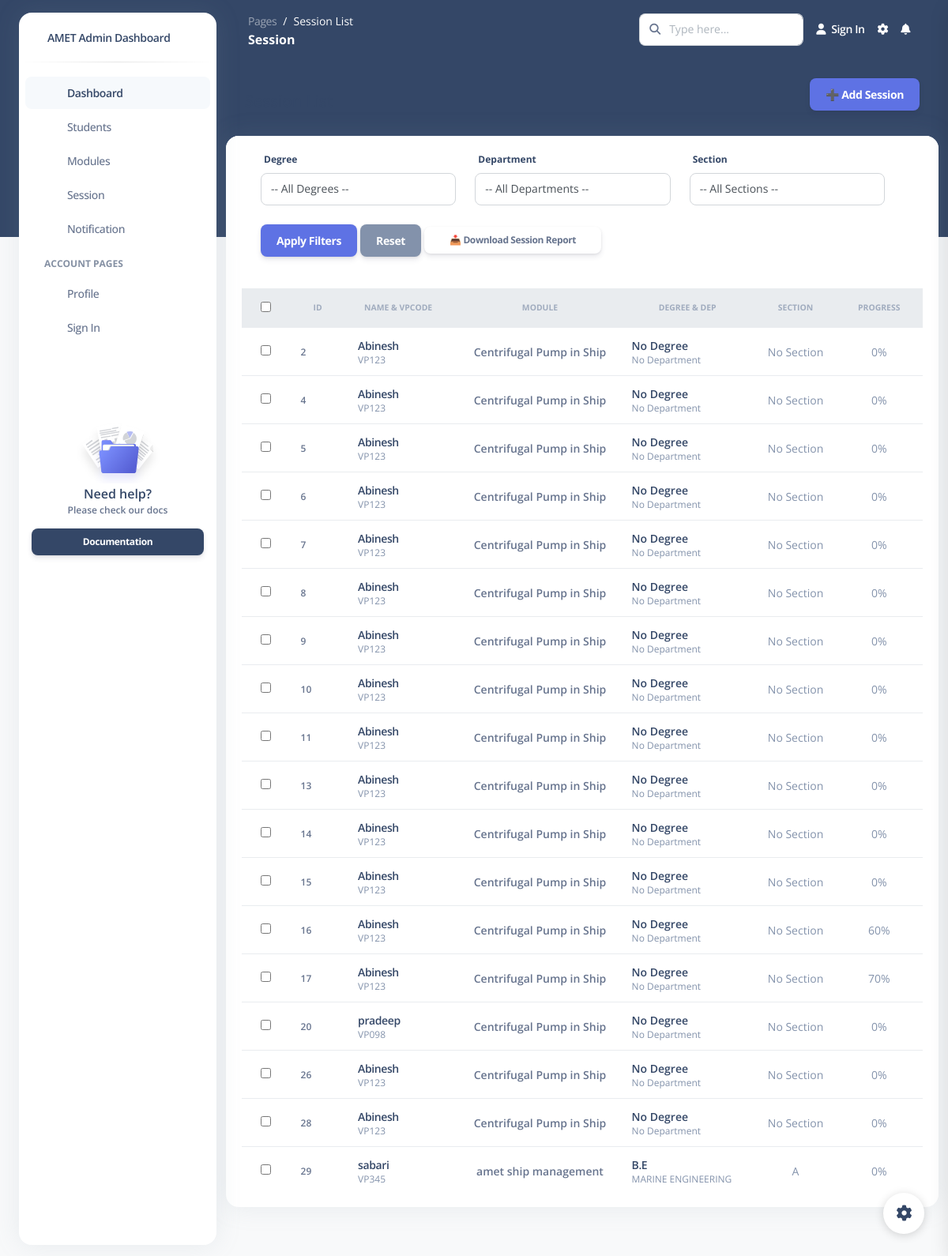
The page /sessions/ on the database as committed earlier.
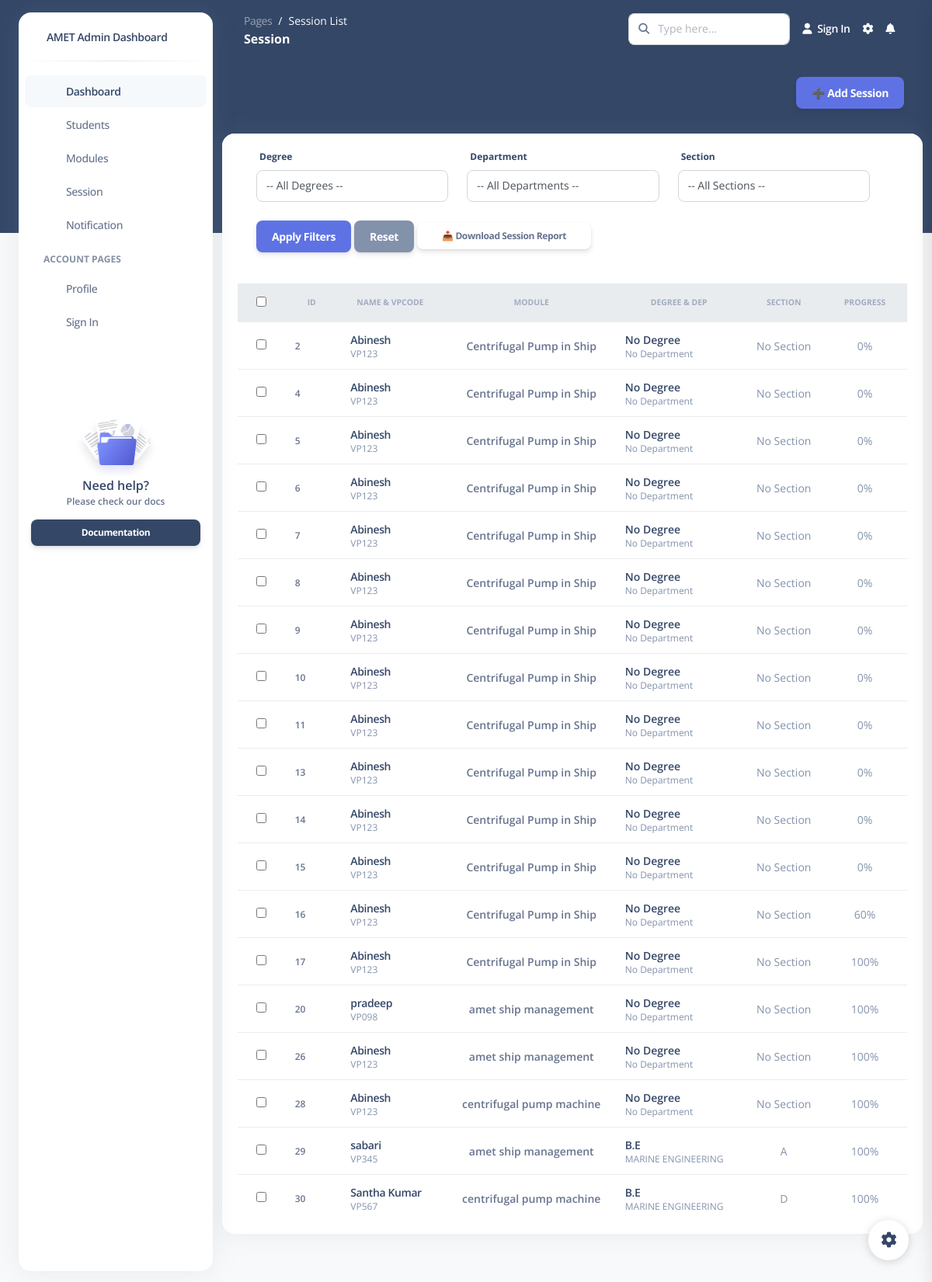
The same page on the database as committed later.
### students/models.py (models this page shows, shortened)
class Session(models.Model):
    student = models.ForeignKey(Student, on_delete=models.CASCADE)
    module = models.ForeignKey(Module, on_delete=models.CASCADE)
    check_in = models.DateTimeField(auto_now_add=True)
    check_out = models.DateTimeField(null=True, blank=True)
    progress = models.IntegerField(default=0)

class Student(models.Model):
    name = models.CharField(max_length=100)
    degree = models.ForeignKey(Degree, on_delete=models.SET_NULL, null=True, blank=True)
    department = models.ForeignKey(Department, on_delete=models.SET_NULL, null=True, blank=True,default=1)
    section = models.ForeignKey(Section, on_delete=models.SET_NULL, null=True, blank=True)
    email = models.EmailField(unique=True, null=True, blank=True)
    vp_code = models.CharField(max_length=20, unique=True)
    created_at = models.DateTimeField(default=timezone.now)

class Module(models.Model):
    name = models.CharField(max_length=100)
    description = models.TextField(null=True, blank=True)
    created_at = models.DateTimeField(default=timezone.now)

class Degree(models.Model):
    name = models.CharField(max_length=100)

class Department(models.Model):
    degree = models.ForeignKey(Degree, on_delete=models.CASCADE)
    name = models.CharField(max_length=100)

class Section(models.Model):
    department = models.ForeignKey(Department, on_delete=models.CASCADE)
    section = models.CharField(max_length=10)

### students/views.py (the view)
# urls.py: path('sessions/', sessions_list, name='sessions_list'),
def sessions_list(request):
    sessions = Session.objects.select_related(
    'student',
    'student__degree',
    'student__department',
    'student__section',
    'module'
).all()
    context = {
        'sessions': sessions,
    }
    return render(request, 'sessions_list.html', context)

### students/templates/sessions_list.html (shortened to what this page needs)
{% load static %}
<!DOCTYPE html>
<html lang="en">
<head>
  <link href="https://demos.creative-tim.com/argon-dashboard-pro/assets/css/nucleo-icons.css" rel="stylesheet" />
  <link href="https://demos.creative-tim.com/argon-dashboard-pro/assets/css/nucleo-svg.css" rel="stylesheet" />
  <link id="pagestyle" href="{% static 'css/argon-dashboard.css' %}" rel="stylesheet" />
</head>
<body class="g-sidenav-show   bg-gray-100">
  <div class="min-height-300 bg-dark position-absolute w-100"></div>
  <aside class="sidenav bg-white navbar navbar-vertical navbar-expand-xs border-0 border-radius-xl my-3 fixed-start ms-4 " id="sidenav-main">
    <div class="sidenav-header">
      <a class="navbar-brand m-0" href="{% url 'admin_dashboard' %}"  >
        <span class="ms-1 font-weight-bold">AMET Admin Dashboard</span>
      </a>
    </div>
    <hr class="horizontal dark mt-0">
    <div class="collapse navbar-collapse  w-auto " id="sidenav-collapse-main">
      <ul class="navbar-nav">
        <li class="nav-item">
          <a class="nav-link active" href="{% url 'admin_dashboard' %}">
            <div class="icon icon-shape icon-sm border-radius-md text-center me-2 d-flex align-items-center justify-content-center">
            </div>
            <span class="nav-link-text ms-1">Dashboard</span>
          </a>
        </li>
        <li class="nav-item">
          <a class="nav-link " href="{% url 'student_profile' %}">
            <div class="icon icon-shape icon-sm border-radius-md text-center me-2 d-flex align-items-center justify-content-center">
            </div>
            <span class="nav-link-text ms-1">Students</span>
          </a>
        </li>
        <li class="nav-item">
          <a class="nav-link " href="{% url 'module_list' %}">
            <div class="icon icon-shape icon-sm border-radius-md text-center me-2 d-flex align-items-center justify-content-center">
            </div>
            <span class="nav-link-text ms-1">Modules</span>
          </a>
        </li>
        <li class="nav-item">
          <a class="nav-link " href="{% url 'sessions_list' %}">
            <div class="icon icon-shape icon-sm border-radius-md text-center me-2 d-flex align-items-center justify-content-center">
            </div>
            <span class="nav-link-text ms-1">Session</span>
          </a>
        </li>
        <li class="nav-item">
          <a class="nav-link " href="">
            <div class="icon icon-shape icon-sm border-radius-md text-center me-2 d-flex align-items-center justify-content-center">
            </div>
            <span class="nav-link-text ms-1">Notification</span>
          </a>
        </li>
        <li class="nav-item mt-3">
          <h6 class="ps-4 ms-2 text-uppercase text-xs font-weight-bolder opacity-6">Account pages</h6>
        </li>
        <li class="nav-item">
          <a class="nav-link " href="">
            <div class="icon icon-shape icon-sm border-radius-md text-center me-2 d-flex align-items-center justify-content-center">
            </div>
            <span class="nav-link-text ms-1">Profile</span>
          </a>
        </li>
        <li class="nav-item">
          <a class="nav-link " href="{% url 'admin_login' %}">
            <div class="icon icon-shape icon-sm border-radius-md text-center me-2 d-flex align-items-center justify-content-center">
            </div>
            <span class="nav-link-text ms-1">Sign In</span>
          </a>
        </li>
      </ul>
    </div>
    <div class="sidenav-footer mx-3 ">
      <div class="card card-plain shadow-none" id="sidenavCard">
        <img class="w-50 mx-auto" src="{% static 'asset/img copy/illustrations/icon-documentation.svg' %}" alt="sidebar_illustration">
        <div class="card-body text-center p-3 w-100 pt-0">
          <div class="docs-info">
            <h6 class="mb-0">Need help?</h6>
            <p class="text-xs font-weight-bold mb-0">Please check our docs</p>
          </div>
        </div>
      <a href="" target="_blank" class="btn btn-dark btn-sm w-100 mb-3">Documentation</a>
    </div>
  </aside>
  <main class="main-content position-relative border-radius-lg ">
    <nav class="navbar navbar-main navbar-expand-lg px-0 mx-4 shadow-none border-radius-xl " id="navbarBlur" data-scroll="false">
      <div class="container-fluid py-1 px-3">
        <nav aria-label="breadcrumb">
          <ol class="breadcrumb bg-transparent mb-0 pb-0 pt-1 px-0 me-sm-6 me-5">
            <li class="breadcrumb-item text-sm"><a class="opacity-5 text-white" href="javascript:;">Pages</a></li>
            <li class="breadcrumb-item text-sm text-white active" aria-current="page">Session List</li>
          </ol>
          <h6 class="font-weight-bolder text-white mb-0">Session</h6>
        </nav>
        <div class="collapse navbar-collapse mt-sm-0 mt-2 me-md-0 me-sm-4" id="navbar">
          <div class="ms-md-auto pe-md-3 d-flex align-items-center">
            <div class="input-group">
              <span class="input-group-text text-body"><i class="fas fa-search" aria-hidden="true"></i></span>
              <input type="text" class="form-control" placeholder="Type here...">
            </div>
          </div>
          <ul class="navbar-nav  justify-content-end">
            <li class="nav-item d-flex align-items-center">
              <a href="{% url 'admin_login' %}" class="nav-link text-white font-weight-bold px-0">
                <i class="fa fa-user me-sm-1"></i>
                <span class="d-sm-inline d-none">Sign In</span>
              </a>
            </li>
            <li class="nav-item px-3 d-flex align-items-center">
              <a href="javascript:;" class="nav-link text-white p-0">
                <i class="fa fa-cog fixed-plugin-button-nav cursor-pointer"></i>
              </a>
            </li>
            <li class="nav-item dropdown pe-2 d-flex align-items-center">
              <a href="javascript:;" class="nav-link text-white p-0" id="dropdownMenuButton" data-bs-toggle="dropdown" aria-expanded="false">
                <i class="fa fa-bell cursor-pointer"></i>
              </a>
            </li>
          </ul>
        </div>
      </div>
    </nav>
   <div class="container-fluid py-4">
  <div class="d-flex justify-content-between align-items-center px-4 mb-3">
    <h5 class="mb-0 fw-bold">Session List</h5>
    <a href="" class="btn btn-primary">
      ➕ Add Session
    </a>
  </div>
  <div class="row">
    <div class="col-12">
      <div class="card mb-4">
        <div class="card-header pb-0">
        </div>
      <form method="get" class="row g-2 px-4 mb-3">
        <div class="row px-4 mb-3">
          <div class="col-md-4">
            <label for="degree">Degree</label>
            <select name="degree" id="degree" class="form-control">
              <option value="">-- All Degrees --</option>
            </select>
          </div>
    <div class="col-md-4">
      <label for="department">Department</label>
      <select name="department" id="department" class="form-control">
        <option value="">-- All Departments --</option>
      </select>
    </div>
    <div class="col-md-4">
      <label for="section">Section</label>
      <select name="section" id="section" class="form-control">
        <option value="">-- All Sections --</option>
      </select>
    </div>
  </div>
  <div class="px-4 mb-3">
    <button type="submit" class="btn btn-primary">Apply Filters</button>
    <a href="{% url 'sessions_list' %}" class="btn btn-secondary">Reset</a>
    <a href="{% url 'export_session_report' %}" class="btn btn btn-sm">
  📥 Download Session Report
</a>
</div>
 <div class="table-responsive p-0">
  <table class="table align-items-center mb-0">
    <thead class="bg-light">
      <tr>
        <th class="ps-4"><input type="checkbox" id="select-all" /></th>
        <th class="text-uppercase text-secondary text-xxs font-weight-bolder opacity-7">ID</th>
        <th class="text-uppercase text-secondary text-xxs font-weight-bolder opacity-7">Name & VPCode</th>
        <th class="text-uppercase text-secondary text-xxs font-weight-bolder opacity-7 text-center">Module</th>
        <th class="text-uppercase text-secondary text-xxs font-weight-bolder opacity-7 text-center">Degree & Dep</th>
        <th class="text-uppercase text-secondary text-xxs font-weight-bolder opacity-7 text-center">Section</th>
        <th class="text-uppercase text-secondary text-xxs font-weight-bolder opacity-7 text-center">Progress</th>
      </tr>
    </thead>
    <tbody>
      {% for session in sessions %}
      <tr>
        <td class="ps-4">
          <input type="checkbox" name="selected_ids" value="{{ session.id }}">
        </td>
        <td><p class="text-xs font-weight-bold mb-0">{{ session.id }}</p></td>
        <td>
          <div class="d-flex px-2 py-1 align-items-center">
            <div class="d-flex flex-column justify-content-center">
              <h6 class="mb-0 text-sm">
                <a href="{% url 'edit_student' session.student.id %}">{{ session.student.name }}</a>
              </h6>
              <p class="text-xs text-secondary mb-0">{{ session.student.vp_code }}</p>
            </div>
          </div>
        </td>
        <td class="text-center"><p class="text-sm font-weight-bold mb-0">{{ session.module.name }}</p></td>
<td>
  <div class="d-flex px-2 py-1 align-items-center">
    <div class="d-flex flex-column justify-content-center">
      <h6 class="mb-0 text-sm">
        {% if session.student.degree %}
          <a href="">{{ session.student.degree.name }}</a>
        {% else %}
          No Degree
        {% endif %}
      </h6>
      <p class="text-xs text-secondary mb-0">
        {% if session.student.department %}
          {{ session.student.department.name }}
        {% else %}
          No Department
        {% endif %}
      </p>
    </div>
  </div>
</td>
<td class="text-center">
  <p class="text-sm text-secondary mb-0">
    {% if session.student.section %}
      {{ session.student.section.section }}
    {% else %}
      No Section
    {% endif %}
  </p>
</td>
        <td class="text-center">
          <p class="text-sm text-secondary mb-0">{{ session.progress }}%</p>
        </td>
      </tr>
      {% empty %}
      <tr>
        <td colspan="7" class="text-center py-4"><p class="text-muted mb-0">No sessions found.</p></td>
      </tr>
      {% endfor %}
    </tbody>
  </table>
</div>
</form>
      </div>
    </div>
  </div>
  <footer class="footer pt-3">
  </footer>
</div>
  </main>
  <div class="fixed-plugin">
    <a class="fixed-plugin-button text-dark position-fixed px-3 py-2">
      <i class="fa fa-cog py-2"> </i>
    </a>
  </div>
</body>
</html>

Rows that differ between the two databases and show on the page:
changed Session id 17: progress "70" → "100"
changed Session "pradeep": module.name "Centrifugal Pump in Ship" → "amet ship management"; progress "0" → "100"
changed Session id 26: module.name "Centrifugal Pump in Ship" → "amet ship management"; progress "0" → "100"
changed Session id 28: module.name "Centrifugal Pump in Ship" → "centrifugal pump machine"; progress "0" → "100"
changed Session "sabari": progress "0" → "100"
added Session: id "30", student.name "Santha Kumar", student.vp_code "VP567", module.name "centrifugal pump machine", student.degree.name "B.E", student.department.name "MARINE ENGINEERING", student.section.section "D", progress "100"
